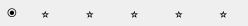
<?xml version="1.0" encoding="UTF-8"?>
<ui version="4.0">
 <class>RatingEditor</class>
 <widget class="QWidget" name="RatingEditor">
  <property name="geometry">
   <rect>
    <x>0</x>
    <y>0</y>
    <width>248</width>
    <height>26</height>
   </rect>
  </property>
  <property name="minimumSize">
   <size>
    <width>120</width>
    <height>0</height>
   </size>
  </property>
  <layout class="QHBoxLayout" name="horizontalLayout">
   <property name="spacing">
    <number>4</number>
   </property>
   <property name="leftMargin">
    <number>4</number>
   </property>
   <property name="topMargin">
    <number>0</number>
   </property>
   <property name="rightMargin">
    <number>4</number>
   </property>
   <property name="bottomMargin">
    <number>0</number>
   </property>
   <item>
    <widget class="QLabel" name="star0">
     <property name="text">
      <string> ⦿ </string>
     </property>
    </widget>
   </item>
   <item>
    <widget class="QLabel" name="star1">
     <property name="sizePolicy">
      <sizepolicy hsizetype="MinimumExpanding" vsizetype="MinimumExpanding">
       <horstretch>0</horstretch>
       <verstretch>0</verstretch>
      </sizepolicy>
     </property>
     <property name="text">
      <string>⭐️</string>
     </property>
     <property name="alignment">
      <set>Qt::AlignCenter</set>
     </property>
     <property name="margin">
      <number>2</number>
     </property>
    </widget>
   </item>
   <item>
    <widget class="QLabel" name="star2">
     <property name="sizePolicy">
      <sizepolicy hsizetype="MinimumExpanding" vsizetype="MinimumExpanding">
       <horstretch>0</horstretch>
       <verstretch>0</verstretch>
      </sizepolicy>
     </property>
     <property name="text">
      <string>⭐️</string>
     </property>
     <property name="alignment">
      <set>Qt::AlignCenter</set>
     </property>
     <property name="margin">
      <number>2</number>
     </property>
    </widget>
   </item>
   <item>
    <widget class="QLabel" name="star3">
     <property name="sizePolicy">
      <sizepolicy hsizetype="MinimumExpanding" vsizetype="MinimumExpanding">
       <horstretch>0</horstretch>
       <verstretch>0</verstretch>
      </sizepolicy>
     </property>
     <property name="text">
      <string>⭐️</string>
     </property>
     <property name="alignment">
      <set>Qt::AlignCenter</set>
     </property>
     <property name="margin">
      <number>2</number>
     </property>
    </widget>
   </item>
   <item>
    <widget class="QLabel" name="star4">
     <property name="sizePolicy">
      <sizepolicy hsizetype="MinimumExpanding" vsizetype="MinimumExpanding">
       <horstretch>0</horstretch>
       <verstretch>0</verstretch>
      </sizepolicy>
     </property>
     <property name="text">
      <string>⭐️</string>
     </property>
     <property name="alignment">
      <set>Qt::AlignCenter</set>
     </property>
     <property name="margin">
      <number>2</number>
     </property>
    </widget>
   </item>
   <item>
    <widget class="QLabel" name="star5">
     <property name="sizePolicy">
      <sizepolicy hsizetype="MinimumExpanding" vsizetype="MinimumExpanding">
       <horstretch>0</horstretch>
       <verstretch>0</verstretch>
      </sizepolicy>
     </property>
     <property name="text">
      <string>⭐️</string>
     </property>
     <property name="alignment">
      <set>Qt::AlignCenter</set>
     </property>
     <property name="margin">
      <number>2</number>
     </property>
    </widget>
   </item>
  </layout>
 </widget>
 <resources/>
 <connections/>
</ui>
